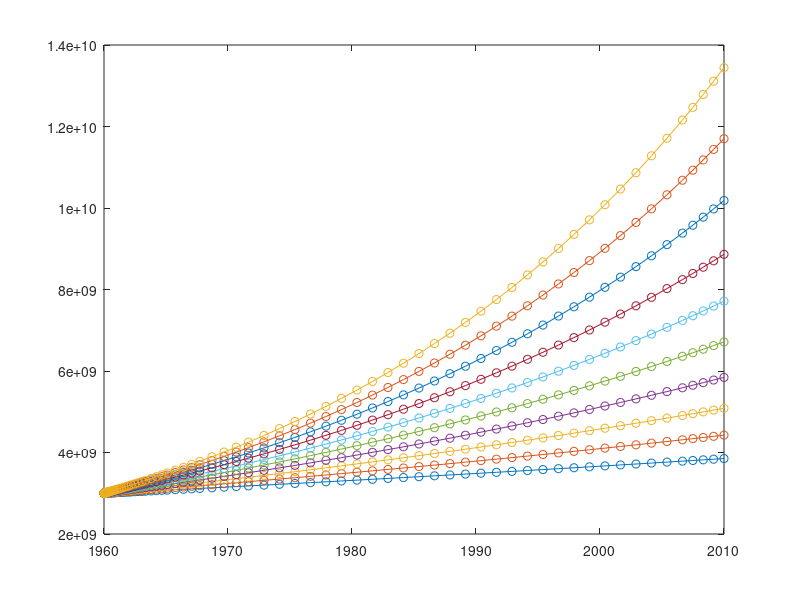

Recreate this plot in MATLAB.
f = @(t,x,r) r*x;
 

r = linspace(0.005,0.030,10);

for c = r
  [t,y] = ode45(f, [1960 2010], 3e9,odeset,c);
  plot(t, y,'-o');
  hold on;
end
